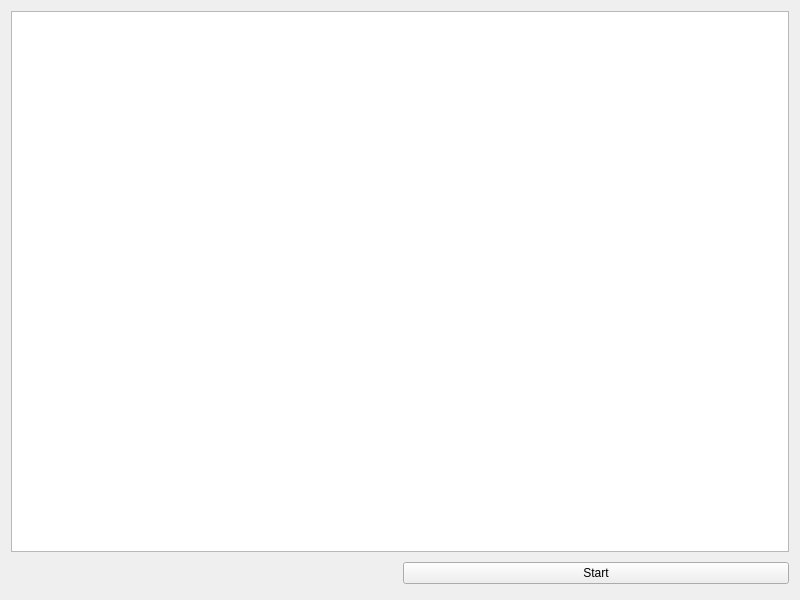
<?xml version="1.0" encoding="UTF-8"?>
<ui version="4.0">
 <class>Widget</class>
 <widget class="QWidget" name="Widget">
  <property name="geometry">
   <rect>
    <x>0</x>
    <y>0</y>
    <width>800</width>
    <height>600</height>
   </rect>
  </property>
  <property name="windowTitle">
   <string>Widget</string>
  </property>
  <layout class="QHBoxLayout" name="horizontalLayout">
   <item>
    <layout class="QVBoxLayout" name="verticalLayout">
     <item>
      <widget class="QGraphicsView" name="graphicsView"/>
     </item>
     <item>
      <layout class="QGridLayout" name="gridLayout">
       <item row="0" column="0">
        <widget class="QLabel" name="label">
         <property name="font">
          <font>
           <pointsize>20</pointsize>
           <bold>true</bold>
          </font>
         </property>
         <property name="text">
          <string/>
         </property>
        </widget>
       </item>
       <item row="0" column="1">
        <widget class="QPushButton" name="pushButton">
         <property name="text">
          <string>Start</string>
         </property>
        </widget>
       </item>
      </layout>
     </item>
    </layout>
   </item>
  </layout>
 </widget>
 <resources/>
 <connections/>
</ui>
